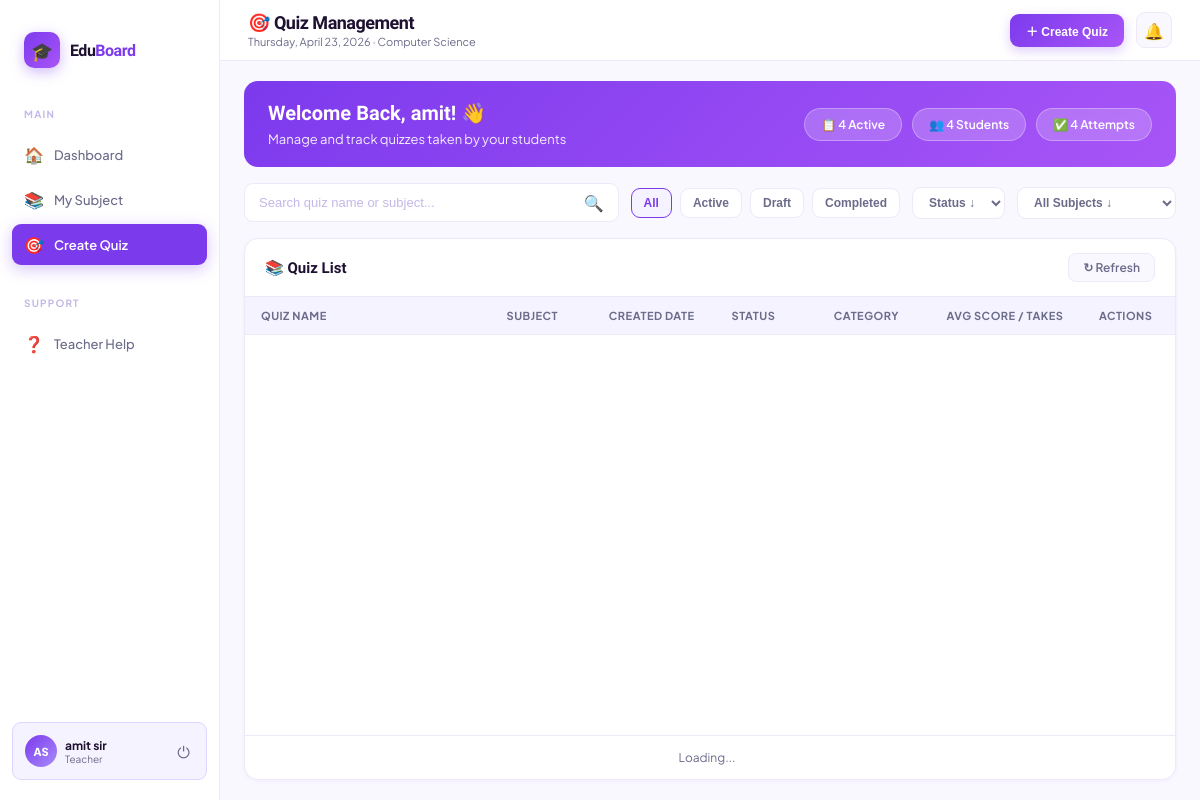
The page /create-quiz (signed in) on the database its author committed.
### app.py (models this page shows)
class User(db.Model):
    id            = db.Column(db.Integer, primary_key=True)
    first_name    = db.Column(db.String(80),  nullable=False)
    last_name     = db.Column(db.String(80),  nullable=False)
    email         = db.Column(db.String(150), unique=True, nullable=False)
    password_hash = db.Column(db.String(256), nullable=False)
    role          = db.Column(db.String(20),  default='student')   # student | teacher
    grade         = db.Column(db.String(20),  nullable=True)       # student only
    section       = db.Column(db.String(20),  nullable=True)       # student only
    subject       = db.Column(db.String(80),  nullable=True)       # teacher only
    staff_id      = db.Column(db.String(40),  nullable=True)       # teacher only
    created_at    = db.Column(db.DateTime,    default=datetime.utcnow)
    quiz_attempts = db.relationship('QuizAttempt', backref='user', lazy=True)
    @property
    def full_name(self):
        return f"{self.first_name} {self.last_name}"
    @property
    def initials(self):
        return f"{self.first_name[0]}{self.last_name[0]}".upper()

### app.py (the view)
@app.route('/create-quiz')
@login_required
def create_quiz():
    import json
    user = current_user()
    if user.role != 'teacher':
        return redirect(url_for('dashboard'))
    teacher_quizzes = (TeacherQuiz.query
                       .filter_by(teacher_id=user.id)
                       .order_by(TeacherQuiz.created_at.desc()).all())
    quizzes_list = []
    for tq in teacher_quizzes:
        attempts = QuizAttempt.query.filter_by(
            subject=tq.subject, difficulty=tq.difficulty
        ).all()
        student_count = len(set(a.user_id for a in attempts if a.user_id))
        avg_score = round(sum(a.percentage for a in attempts) / len(attempts), 1) if attempts else 0
        quizzes_list.append({
            'id':          tq.id,
            'name':        tq.name,
            'subject':     tq.subject,
            'difficulty':  tq.difficulty,
            'category':    tq.category,
            'description': tq.description or '',
            'questions':   tq.questions,
            'duration':    tq.duration,
            'status':      'Active' if tq.status == 'active' else 'Draft',
            'students':    student_count,
            'avg_score':   avg_score,
            'createdDate': tq.created_at.strftime('%b %d, %Y'),
        })
    quiz_stats = {
        'active':         len([q for q in quizzes_list if q['status'] == 'Active']),
        'total_students': db.session.query(QuizAttempt.user_id).distinct().count(),
        'total_attempts': sum(q['students'] for q in quizzes_list),
    }
    return render_template('quiz_management.html', user=user,
                           quizzes_json=json.dumps(quizzes_list),
                           quiz_stats=quiz_stats,
                           now=datetime.now().strftime('%A, %B %d, %Y'))

### app.py (called while the page is built)
def login_required(f):
    @wraps(f)
    def decorated(*args, **kwargs):
        if 'user_id' not in session:
            return redirect(url_for('login'))
        return f(*args, **kwargs)
    return decorated

def current_user():
    if 'user_id' in session:
        return User.query.get(session['user_id'])
    return None

### templates/quiz_management.html (shortened to what this page needs)
<!DOCTYPE html>
<html lang="en">
<head>
</head>
<body>
<aside class="sidebar">
  <div class="brand">
    <div class="brand-icon">🎓</div>
    <div class="brand-name">Edu<span>Board</span></div>
  </div>
  <div class="nav-section">
    <span class="nav-section-label">Main</span>
    <a href="/teacher-dashboard" class="nav-link">
      <span class="nav-link-icon">🏠</span><span>Dashboard</span>
    </a>
    <a href="/my-subject" class="nav-link">
      <span class="nav-link-icon">📚</span><span>My Subject</span>
    </a>
    <a href="/create-quiz" class="nav-link active">
      <span class="nav-link-icon">🎯</span><span>Create Quiz</span>
    </a>
  </div>
  <div class="nav-section">
    <span class="nav-section-label">Support</span>
    <a href="#" class="nav-link" onclick="openHelp(); return false;">
      <span class="nav-link-icon">❓</span><span>Teacher Help</span>
    </a>
  </div>
  <div class="sidebar-user">
    <div class="su-avatar">{{ user.initials }}</div>
    <div class="su-info">
      <div class="su-name">{{ user.full_name }}</div>
      <div class="su-role">Teacher</div>
    </div>
    <a href="/logout" style="font-size:16px;color:var(--muted);padding:4px;transition:color .2s;text-decoration:none" title="Logout">⏻</a>
  </div>
</aside>
<div class="content">
  <div class="topbar">
    <div class="topbar-left">
      <h1>🎯 Quiz Management</h1>
      <p>{{ now }} · {{ user.subject or "All Subjects" }}</p>
    </div>
    <div class="topbar-right">
      <button class="action-btn" onclick="openCreateQuiz()">＋ Create Quiz</button>
      <div class="icon-btn" title="Notifications">🔔</div>
    </div>
  </div>
  <div class="main">
    <div class="header-section">
      <div class="header-left">
        <h2>Welcome Back, {{ user.first_name }}! 👋</h2>
        <p>Manage and track quizzes taken by your students</p>
      </div>
      <div class="header-right">
        <div class="stat-pill">📋 <span id="pill-active">{{ quiz_stats.active }}</span> Active</div>
        <div class="stat-pill">👥 <span id="pill-students">{{ quiz_stats.total_students }}</span> Students</div>
        <div class="stat-pill">✅ <span id="pill-total">{{ quiz_stats.total_attempts }}</span> Attempts</div>
      </div>
    </div>
    <div class="toolbar">
      <div class="search-box">
        <input type="text" id="searchInput" placeholder="Search quiz name or subject...">
        <span>🔍</span>
      </div>
      <div class="filter-group">
        <button class="filter-btn active" onclick="filterQuizzes('all')">All</button>
        <button class="filter-btn" onclick="filterQuizzes('active')">Active</button>
        <button class="filter-btn" onclick="filterQuizzes('draft')">Draft</button>
        <button class="filter-btn" onclick="filterQuizzes('completed')">Completed</button>
      </div>
      <select class="filter-select" id="statusFilter" onchange="filterQuizzes('status')">
        <option value="">Status ↓</option>
      </select>
      <select class="filter-select" id="categoryFilter" onchange="filterQuizzes('category')">
        <option value="">All Subjects ↓</option>
      </select>
    </div>
    <div class="quiz-table-wrapper">
      <div class="table-header" style="display:flex;align-items:center;justify-content:space-between">
        <div class="table-title">📚 Quiz List</div>
        <button onclick="location.reload()" style="background:var(--bg);border:1.5px solid var(--border);border-radius:8px;padding:6px 14px;font-size:12px;font-weight:600;color:var(--muted);cursor:pointer;font-family:inherit" title="Reload to see latest student attempts">↻ Refresh</button>
      </div>
      <div class="table-scroll">
        <table class="quiz-table" id="quizTable">
          <thead>
            <tr>
              <th style="width: 240px">Quiz Name</th>
              <th style="width: 100px">Subject</th>
              <th style="width: 120px">Created Date</th>
              <th style="width: 100px">Status</th>
              <th style="width: 110px">Category</th>
              <th style="width: 120px">Avg Score / Takes</th>
              <th style="width: 90px">Actions</th>
            </tr>
          </thead>
        </table>
      </div>
      <div class="pagination">
        <span id="pag-info">Loading...</span>
      </div>
    </div>
  </div>
</div>
</body>
</html>

### rows shown on the page
User: initials "AS", full_name "amit sir", subject "Computer Science", first_name "amit"

### other values the page prints
{{ quiz_stats.active }} "4"
{{ quiz_stats.total_students }} "4"
{{ quiz_stats.total_attempts }} "4"
